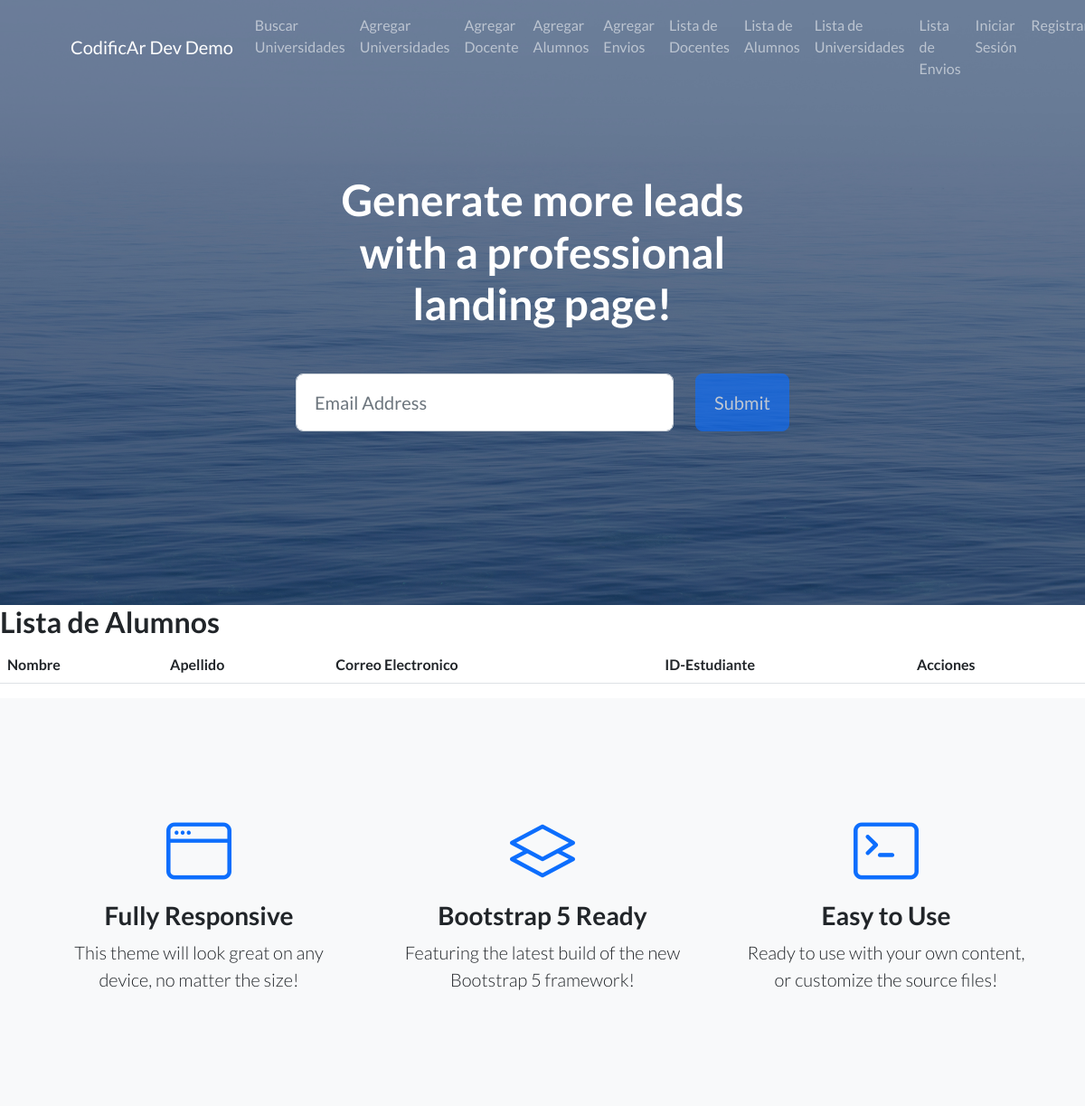
The page /lista_alumno/ (upper part) on the database as committed earlier.
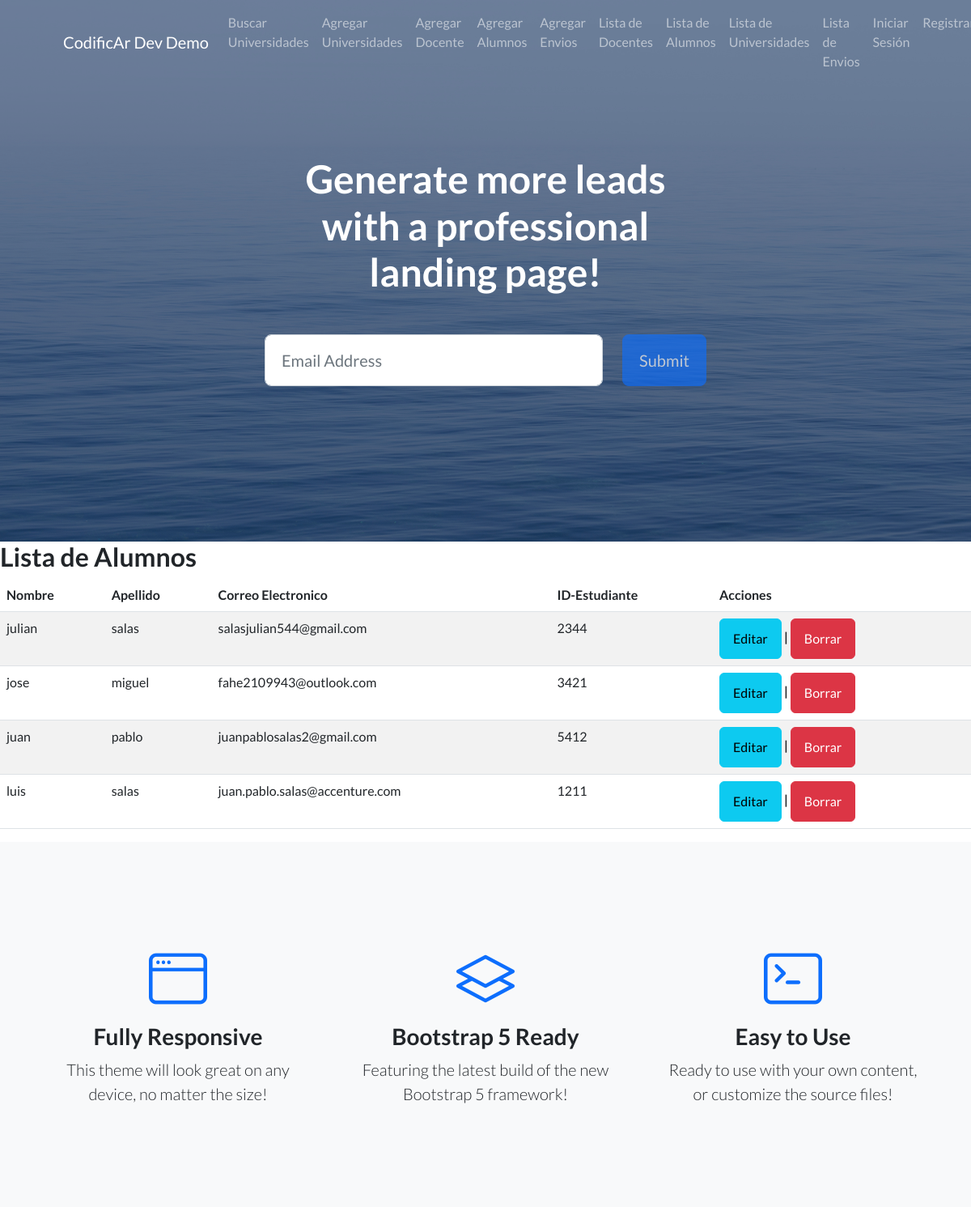
The same page on the database as committed later.
### AppCoder/models.py (models this page shows, shortened)
class Alumno(models.Model):
    nombre = models.CharField(max_length=30)
    apellido = models.CharField(max_length=30)
    email = models.EmailField()
    id_estudiante = models.IntegerField()

### AppCoder/views.py (the view)
# urls.py: path('lista_alumno/', views.AlumnoListView.as_view(), name='lista_alumno'),
class AlumnoListView(ListView):
    model = Alumno  # Modelo con el que trabaja esta vista
    template_name = "appcoder/lista_alumno.html"  # Plantilla para renderizar la lista

### AppCoder/templates/appcoder/lista_alumno.html (shortened to what this page needs)
{% extends 'appcoder/index.html' %}
{% block contenidoQueCambia %}
<h2>Lista de Alumnos </h2>
<table class="table table-striped">
    <thead>
        <tr>
            <th>Nombre</th>
            <th>Apellido</th>
            <th>Correo Electronico</th>
            <th>ID-Estudiante</th>
            <th>Acciones</th>
        </tr>
    </thead>
    <tbody>
        {% for alumno in object_list %}
        <tr>
            <td>{{ alumno.nombre }}</td>
            <td>{{ alumno.apellido }}</td>
            <td>{{ alumno.email }}</td>
            <td>{{ alumno.id_estudiante }}</td>
            <th>
                <a name=""id=""class="btn btn-info"href="{% url 'editar_alumno' alumno.id %}"role="button">Editar</a>
                |
                <a name=""id=""class="btn btn-danger"href="{% url 'eliminar_alumno' alumno.id %}"role="button">Borrar</a>
            </th>
        </tr>
        {% endfor %}
    </tbody>
</table>
{% endblock %}

### AppCoder/templates/appcoder/index.html (shortened to what this page needs)
{% load static %}
<!DOCTYPE html>
<html lang="en">
    <head>
        <link href="https://cdn.jsdelivr.net/npm/bootstrap-icons@1.5.0/font/bootstrap-icons.css" rel="stylesheet" type="text/css" />
        <link href="css/styles.css" rel="stylesheet" />
        <link href="{%  static 'appcoder/css/styles.css' %}" rel="stylesheet" />
    </head>
    <body>
        <nav class="navbar navbar-expand-lg navbar-dark navbar-custom fixed-top">
            <div class="container px-5">
                <a class="navbar-brand" href="#page-top">CodificAr Dev Demo</a>
                <div class="collapse navbar-collapse" id="navbarResponsive">
                    <ul class="navbar-nav ms-auto">
                       <li class="nav-item"><a class="nav-link" href="{% url 'buscar_universidades'%}">Buscar Universidades</a></li>
                        <li class="nav-item"><a class="nav-link" href="{% url 'agregar_universidad' %}">Agregar Universidades</a></li>
                        <li class="nav-item"><a class="nav-link" href="{%  url 'agregar_docente' %}">Agregar Docente</a></li>
                        <li class="nav-item"><a class="nav-link" href="{% url 'agregar_alumno' %}">Agregar Alumnos</a></li>
                        <li class="nav-item"><a class="nav-link" href="{% url 'agregar_envio'%}">Agregar Envios</a></li>
                        <li class="nav-item"><a class="nav-link" href="{%  url 'lista_docente' %}">Lista de Docentes</a></li>
                        <li class="nav-item"><a class="nav-link" href="{%  url 'lista_alumno' %}">Lista de Alumnos</a></li>
                        <li class="nav-item"><a class="nav-link" href="{%  url 'lista_universidad' %}">Lista de Universidades</a></li>
                        <li class="nav-item"><a class="nav-link" href="{%  url 'lista_envio' %}">Lista de Envios</a></li>
                        <li class="nav-item"><a class="nav-link" href="#">Iniciar Sesión</a></li>
                        <li class="nav-item"><a class="nav-link" href="#!">Registrarse</a></li>
                    </ul>
                </div>
            </div>
        </nav>
        <header class="masthead">
            <div class="container position-relative">
                <div class="row justify-content-center">
                    <div class="col-xl-6">
                        <div class="text-center text-white">
                            <h1 class="mb-5">Generate more leads with a professional landing page!</h1>
                            <form class="form-subscribe" id="contactForm" data-sb-form-api-token="API_TOKEN">
                                <div class="row">
                                    <div class="col">
                                        <input class="form-control form-control-lg" id="emailAddress" type="email" placeholder="Email Address" data-sb-validations="required,email" />
                                    </div>
                                    <div class="col-auto"><button class="btn btn-primary btn-lg disabled" id="submitButton" type="submit">Submit</button></div>
                                </div>
                            </form>
                        </div>
                    </div>
                </div>
            </div>
        </header>
        {% block contenidoQueCambia %}{% endblock %}
        <section class="features-icons bg-light text-center">
            <div class="container">
                <div class="row">
                    <div class="col-lg-4">
                        <div class="features-icons-item mx-auto mb-5 mb-lg-0 mb-lg-3">
                            <div class="features-icons-icon d-flex"><i class="bi-window m-auto text-primary"></i></div>
                            <h3>Fully Responsive</h3>
                            <p class="lead mb-0">This theme will look great on any device, no matter the size!</p>
                        </div>
                    </div>
                    <div class="col-lg-4">
                        <div class="features-icons-item mx-auto mb-5 mb-lg-0 mb-lg-3">
                            <div class="features-icons-icon d-flex"><i class="bi-layers m-auto text-primary"></i></div>
                            <h3>Bootstrap 5 Ready</h3>
                            <p class="lead mb-0">Featuring the latest build of the new Bootstrap 5 framework!</p>
                        </div>
                    </div>
                    <div class="col-lg-4">
                        <div class="features-icons-item mx-auto mb-0 mb-lg-3">
                            <div class="features-icons-icon d-flex"><i class="bi-terminal m-auto text-primary"></i></div>
                            <h3>Easy to Use</h3>
                            <p class="lead mb-0">Ready to use with your own content, or customize the source files!</p>
                        </div>
                    </div>
                </div>
            </div>
        </section>
    </body>
</html>

Rows that differ between the two databases and show on the page:
added Alumno: nombre "julian", apellido "salas", email "salasjulian544@gmail.com", id_estudiante "2344"
added Alumno: nombre "jose", apellido "miguel", email "fahe2109943@outlook.com", id_estudiante "3421"
added Alumno: nombre "juan", apellido "pablo", email "juanpablosalas2@gmail.com", id_estudiante "5412"
added Alumno: nombre "luis", apellido "salas", email "juan.pablo.salas@accenture.com", id_estudiante "1211"
